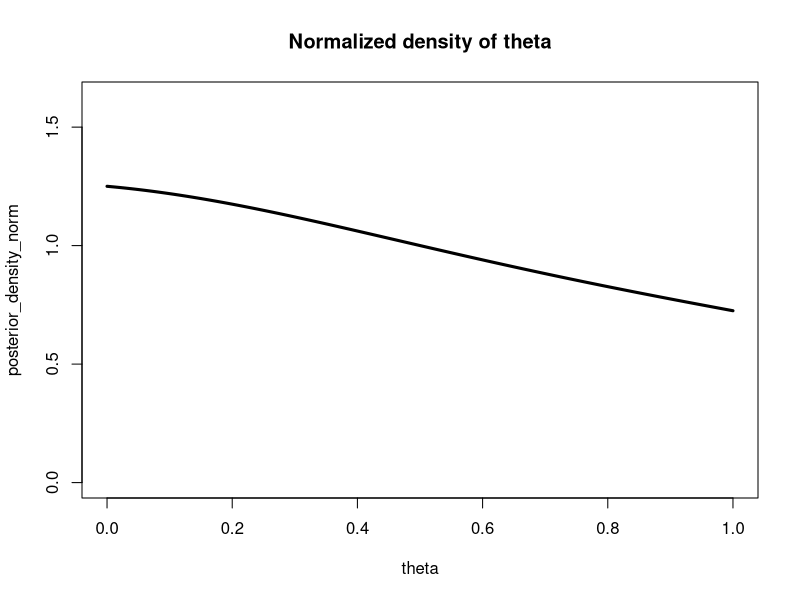
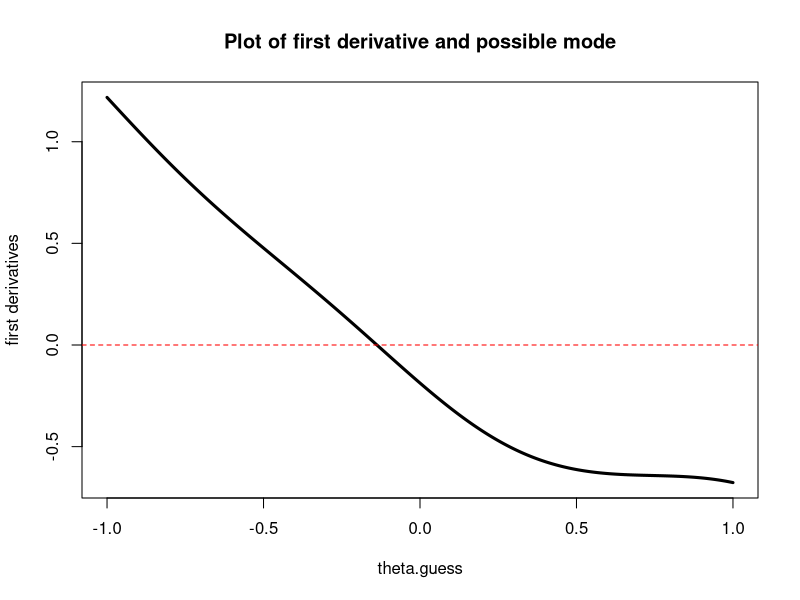
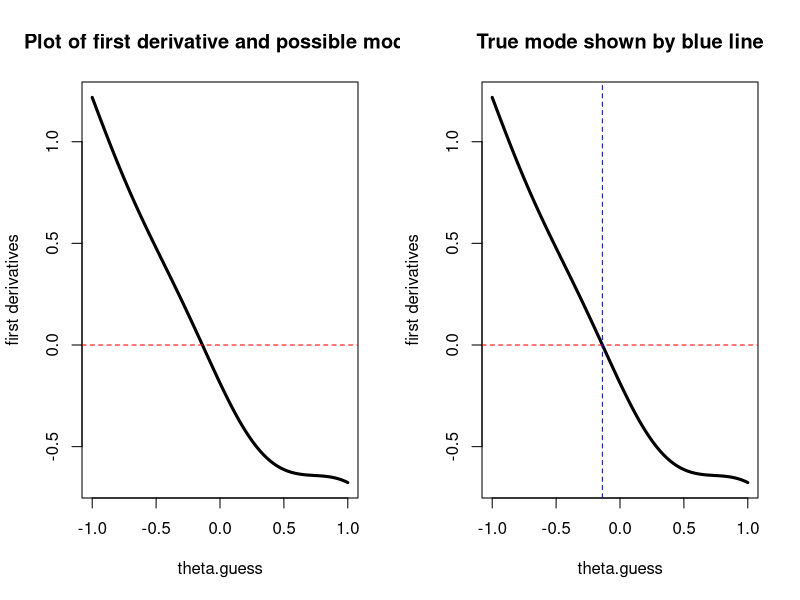
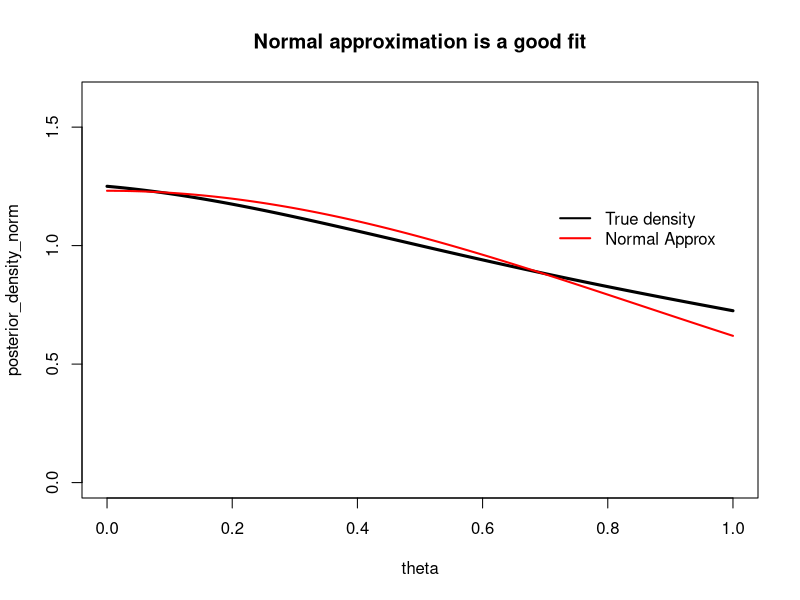

Here is the R script that generated these plots, in order: (Note: this script raises an error after producing the figures.)
#rm(list = ls())
setwd("/Users/Advait/Desktop/New School/Fall16/BDA/Class6")
####
#part A
theta <- seq(0,1,0.001)
n <- length(theta)
y <- c(-2,-1,0,1.5,2.5)
b <- 1
for(i in 1:5){ 
  #b <- (1/(1 + (y[j] - theta)^2))
  q <- b*(1/(1 + (y[i] - theta)^2))
  b <- q
}
q
posterior_density_norm <- (q/(0.001*sum(q)))
par(mfcol = c(1,1))
plot(theta,posterior_density_norm ,
     main = "Normalized density of theta",
     ylim = c(0,1.3*max(posterior_density_norm)),
     lwd = "3",
     type = "l")

#########
#part B
#log posterior first derivative
dlog_dtheta <- function(x) {
  sum(2*(y - x)/(1 + (y - x)^2))
}
#log posterior second derivative
d2log_dtheta2 <- function(x){
  sum(2*(-1 + (y - x)^2)/(1 + (y - x)^2)^2)
}
#part C
theta.guess <- seq(-1.0,1,0.001)
#Plot derivatives to see where 0 is
d1 = rep(0,length(theta.guess))
for (i in 1:length(theta.guess)){
  d1[i] = dlog_dtheta(theta.guess[i])  
}    
length(theta.guess)
plot(theta.guess, d1,
     main = "Plot of first derivative and possible mode",
     xlab = "theta.guess",
     ylab = "first derivatives",
     type = "l",
     lwd = 3)
abline(h=0,col = "red",lty = 2)

#Find the mode by iteration
abs_min <- abs(dlog_dtheta(theta[1]))
location <- 1
for (i in 2:length(theta.guess)){
  if(abs_min > abs(dlog_dtheta(theta.guess[i])))
  {abs_min <- abs(dlog_dtheta(theta.guess[i]))
   location <- i
  }
}
theta.guess[863]
print(theta.guess[location])


par(mfcol = c(1,2))
plot(theta.guess, d1,
     main = "Plot of first derivative and possible mode",
     xlab = "theta.guess",
     ylab = "first derivatives",
     type = "l",
     lwd = 3)
abline(h=0,col = "red",lty = 2)
plot(theta.guess, d1,
     main = "True mode shown by blue line",
     xlab = "theta.guess",
     ylab = "first derivatives",
     type = "l",
     lwd = 3)
abline(h=0,col = "red",lty = 2)
abline(v=-0.138, col = "blue", lty = 2)

#part D
stdev <- sqrt(1/-d2log_dtheta2(-0.138))
norm_density <- dnorm(theta, 0 , stdev)
normalize <- norm_density/(0.001*sum(norm_density))
par(mfcol = c(1,1))
plot(theta,posterior_density_norm ,
     main = "Normal approximation is a good fit",
     ylim = c(0,1.3*max(posterior_density_norm)),
     lwd = "3",
     type = "l")
lines(theta, normalize, col = "red",lwd = 2)
legend(0.7, 1.2, legend = c("True density", "Normal Approx"), col = c("black", "red"),
       bty = "n", cex = 1, lty = c(1, 1), lwd = c(2, 2))








#########################################
###Alternate Approach with function###
########################################

#lik <- NULL
#lik <- function(theta){
# (1/(1 + (y[1] - theta)^2))*
#(1/(1 + (y[2] - theta)^2))*
#  (1/(1 + (y[3] - theta)^2))*
# (1/(1 + (y[4] - theta)^2))*
#  (1/(1 + (y[5] - theta)^2))
#}
pdawg <- function(theta){
  
}
posterior_density_norm <- lik(theta)/(0.001*sum(lik(theta)))
plot(theta,posterior_density_norm, 
     main = "Normalized posterior density vs Theta",
     ylim = c(0,1.5*max(posterior_density_norm)),
     lwd = "3",
     type = "l")
######
dlog_dtheta(theta)
